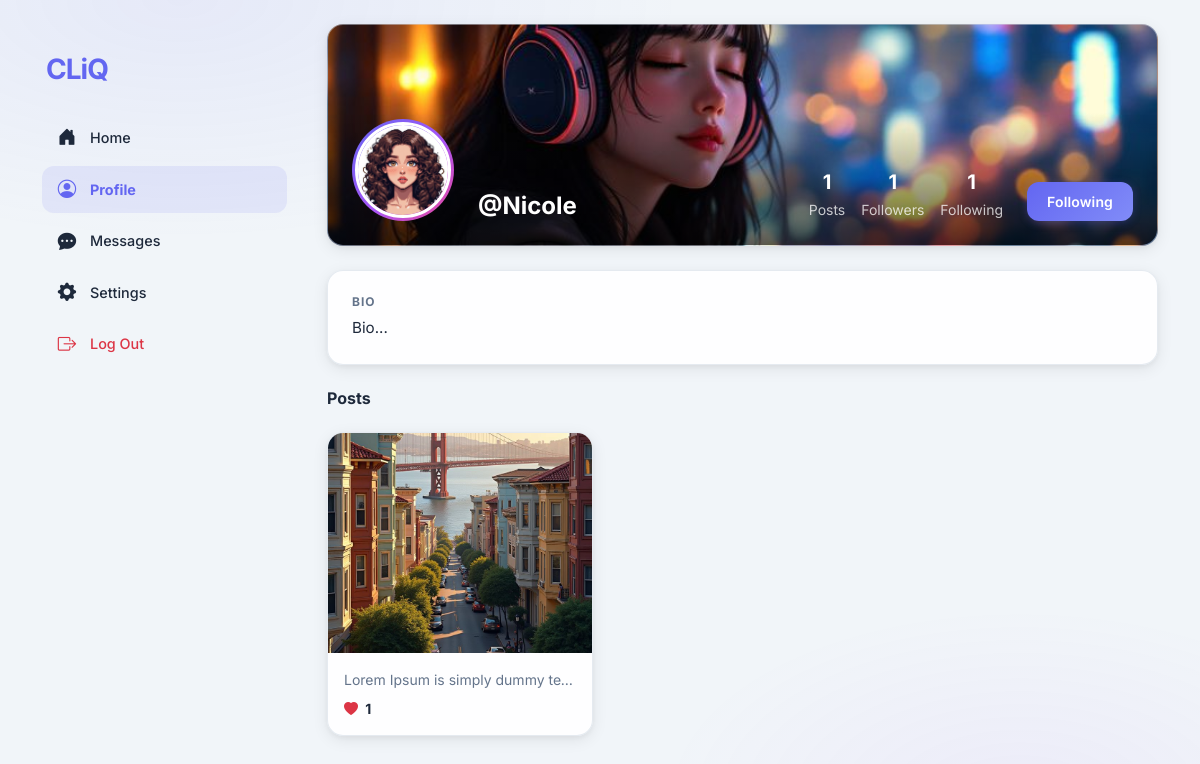
/profile/16 (signed in), run on the app's committed database.
### core/models.py (models this page shows, shortened)
class Users(AbstractUser):
    username = models.CharField(max_length=200, null=True ,unique=True)
    email = models.EmailField(unique=True,null=True)
    bio = models.TextField(null=True,default="Bio...")
    location = models.CharField(max_length=100,blank=True)
    avatar = models.ImageField(upload_to="profile_images", null=True,default="avatar.png")
    backgroundImage = models.ImageField(upload_to="background", null=True,default="windows-xp-wallpaper-bliss_T5gheWz.jpg")
    USERNAME_FIELD = 'username'
    REQUIRED_FIELDS = ['email']

class Post(models.Model):
    user = models.ForeignKey(Users, on_delete=models.SET_NULL, null=True)
    image = models.ImageField(upload_to="post_images")
    caption = models.TextField()
    created_at = models.DateTimeField(default=datetime.now)
    people_who_liked = models.ManyToManyField(Users,related_name='People_who_liked',blank=True)
    comments = models.ManyToManyField(CommentPost, related_name='comments', blank=True)
    class Meta:
        ordering = ['created_at']

### core/views.py (the view)
# urls.py: path('profile/<str:pk>', views.profile, name="profile"),
@login_required(login_url='signin')
def profile(request,pk):
    user_id = Users.objects.get(id=pk)
    user_posts = Post.objects.filter(user__id=pk).order_by("-created_at")
    likes = LikePost.objects.all()
    takip_ettiklerim = Follow.objects.filter(following=request.user).values_list('followed', flat=True)
    takip_ettiklerim_kullanicilar = Users.objects.filter(id__in=takip_ettiklerim)
    print(user_id,'asdad')
    print(takip_ettiklerim_kullanicilar)
    if user_id in takip_ettiklerim_kullanicilar:
        print('sadas')
    followed_count = user_id.followed.all().count()
    follow_filter = Follow.objects.filter(followed=user_id,following=request.user).first()
    following_counts = Follow.objects.filter(following=user_id).first()
    if following_counts == None:
        following_count = 0
    else:
        following_count = following_counts.followed.count()
    context = {
        'user_id':user_id,
        'follow_filter':follow_filter,
        'followed_count':followed_count,
        'following_count':following_count,
        'takip_ettiklerim_kullanicilar':takip_ettiklerim_kullanicilar,
        'user_posts':user_posts,
        'likes':likes
    }
    return render(request,'profile.html',context)

### templates/profile.html (shortened to what this page needs)
{% extends 'main.html' %}
{% block content %}
<div class="row g-0 g-lg-4">
  <div class="col-lg-3 d-none d-lg-flex flex-column">
    <div class="left-sidebar sticky-sidebar">
      <div class="sidebar-logo mb-4"><a href="{% url 'index' %}" class="text-decoration-none"><span class="fw-bold fs-3"
            style="color:var(--primary);letter-spacing:-1px;">CLiQ</span></a></div>
      <nav class="d-flex flex-column gap-1 mb-4">
        <a href="{% url 'index' %}" class="sidebar-nav-link"><i class="bi bi-house-door-fill"></i> Home</a>
        <a href="{% url 'profile' request.user.id %}" class="sidebar-nav-link active"><i
            class="bi bi-person-circle"></i> Profile</a>
        <a href="{% url 'chat' %}" class="sidebar-nav-link"><i class="bi bi-chat-dots-fill"></i> Messages</a>
        <a href="{% url 'settings' %}" class="sidebar-nav-link"><i class="bi bi-gear-fill"></i> Settings</a>
        <a href="{% url 'logout' %}" class="sidebar-nav-link text-danger"><i class="bi bi-box-arrow-right"></i> Log
          Out</a>
      </nav>
    </div>
  </div>
  <div class="col-lg-9">
    <div class="profile-banner modern-card mb-4"
      style="background-image:url('{{ user_id.backgroundImage.url }}');background-size:cover;background-position:center;min-height:220px;position:relative;">
      <div class="profile-banner-overlay d-flex align-items-end p-4"
        style="background:linear-gradient(to top, rgba(0,0,0,0.65) 0%, transparent 60%);min-height:220px;border-radius:var(--radius);">
        <div class="d-flex align-items-end gap-4 w-100 flex-wrap">
          <div class="avatar-ring-lg"><img src="{{ user_id.avatar.url }}" width="96" height="96" class="avatar-img-lg"
              alt="{{ user_id.username }}"></div>
          <div class="flex-grow-1 text-white">
            <h4 class="fw-bold m-0">@{{ user_id.username }}</h4>
          </div>
          <div class="d-flex gap-3 text-white text-center flex-wrap">
            <div>
              <div class="fw-bold fs-5">{{ user_posts.count }}</div><small class="opacity-75">Posts</small>
            </div>
            <div>
              <div class="fw-bold fs-5">{{ followed_count }}</div><small class="opacity-75">Followers</small>
            </div>
            <div>
              <div class="fw-bold fs-5">{{ following_count }}</div><small class="opacity-75">Following</small>
            </div>
          </div>
          {% if request.user.id != user_id.id %}
          <a href="{% url 'follow' user_id.id %}"
            class="btn {% if follow_filter %}btn-modern{% else %}btn-outline-modern{% endif %}"
            style="border-color:#fff; color:#fff;">
            {% if follow_filter %}
            Following
            {% else %}
            Follow
            {% endif %}
          </a>
          {% endif %}
        </div>
      </div>
    </div>
    {% if user_id in takip_ettiklerim_kullanicilar or request.user == user_id %}
    {% if user_id.bio %}
    <div class="modern-card p-4 mb-4">
      <h6 class="fw-bold text-muted mb-2" style="font-size:0.75rem;letter-spacing:0.08em;text-transform:uppercase;">Bio
      </h6>
      <p class="m-0" style="font-size:0.95rem;">{{ user_id.bio }}</p>
    </div>
    {% endif %}
    {% if request.user == user_id %}
    <div class="dropdown mb-2">
      <button class="btn btn-modern w-25 d-flex align-items-center justify-content-center gap-2" type="button"
        data-bs-toggle="dropdown" data-bs-auto-close="false">
        <i class="bi bi-plus-circle-fill"></i> New Post
      </button>
      <div class="dropdown-menu p-3 modern-card mt-2 shadow-lg" style="width:280px;border:none;">
        <h6 class="fw-bold mb-3">Create New Post</h6>
        <form action="{% url 'upload' %}" method="POST" enctype="multipart/form-data">
          {% csrf_token %}
          <div class="mb-3">
            <label for="image_upload" class="form-label d-block text-center p-3 rounded-3 position-relative"
              style="border:2px dashed #ccc;cursor:pointer;background-color:#f8f9fa;transition:0.3s;">
              <i class="bi bi-image fs-4 text-primary d-block mb-1"></i>
              <small class="text-muted">Click to upload image</small>
              <button type="button" class="btn btn-close position-absolute top-0 end-0 clear-image"
                style="display:none;"></button>
            </label>
            <input type="file" name="image_upload" id="image_upload" class="form-control form-control-sm rounded-3"
              style="display:none;" accept="image/*">
          </div>
          <div class="mb-3"><textarea name="caption" class="form-control rounded-3" rows="3"
              placeholder="Write a caption..."></textarea></div>
          <button type="submit" class="btn btn-modern w-100">Share</button>
        </form>
      </div>
    </div>
    {% else %}
    <h6 class="fw-bold mb-4">Posts</h6>
    {% endif %}
    <div class="row g-3">
      {% for user_post in user_posts %}
      <div class="col-md-6 col-lg-4">
        <div class="modern-card overflow-hidden" style="cursor:pointer;">
          {% if user_post.image %}<img src="{{ user_post.image.url }}" class="w-100"
            style="height:220px;object-fit:cover;" alt="post">
          {% endif %}
          <div class="p-3">
            <p class="small m-0 text-muted text-truncate">{{ user_post.caption }}</p>
            <div class="d-flex align-items-center justify-content-between mt-2">
              <span class="small fw-bold"><i class="bi bi-heart-fill text-danger me-1"></i>
                {{user_post.people_who_liked.all.count }}</span>
            </div>
          </div>
        </div>
      </div>
      {% endfor %}
    </div>
    {% endif %}
  </div>
</div>
{% endblock %}

### core/static/style.css (style rules this page uses)
:root { --primary: #6366f1; --primary-hover: #4f46e5; --primary-light: rgba(99, 102, 241, 0.10); --danger: #ef4444; --bg: #f1f5f9; --card: rgba(255, 255, 255, 0.88); --card-border: rgba(203, 213, 225, 0.5); --text: #1e293b; --text-muted: #64748b; --shadow-sm: 0 1px 3px rgba(0, 0, 0, 0.07); --shadow-md: 0 4px 16px rgba(0, 0, 0, 0.08), 0 2px 6px rgba(0, 0, 0, 0.05); --shadow-lg: 0 12px 32px rgba(0, 0, 0, 0.12); --radius: 16px; --radius-sm: 10px; --sidebar-w: 240px; }
*, *::before, *::after { box-sizing: border-box; margin: 0; padding: 0; }
body { font-family: 'Inter', system-ui, -apple-system, sans-serif; background: var(--bg); color: var(--text); -webkit-font-smoothing: antialiased; min-height: 100vh; }
body::before { content: ''; position: fixed; inset: 0; background: radial-gradient(ellipse 70% 50% at 15% 0%, rgba(99, 102, 241, 0.08) 0%, transparent 60%), radial-gradient(ellipse 50% 40% at 85% 100%, rgba(168, 85, 247, 0.06) 0%, transparent 60%); pointer-events: none; z-index: 0; }
.modern-card { background: var(--card); backdrop-filter: blur(14px); -webkit-backdrop-filter: blur(14px); border: 1px solid var(--card-border); border-radius: var(--radius); box-shadow: var(--shadow-md); transition: box-shadow 0.25s ease; overflow: hidden; }
.sticky-sidebar { position: sticky; top: 24px; }
.left-sidebar { padding: 24px 16px 24px 0; }
.sidebar-logo { padding: 0 4px; }
.sidebar-nav-link { display: flex; align-items: center; gap: 12px; padding: 10px 14px; border-radius: 12px; font-weight: 500; font-size: 0.9rem; color: var(--text); text-decoration: none; transition: background 0.18s ease, color 0.18s ease; }
.sidebar-nav-link i { font-size: 1.15rem; width: 22px; text-align: center; }
.sidebar-nav-link.active { background: var(--primary-light); color: var(--primary); font-weight: 700; }
.btn-modern { background: linear-gradient(135deg, var(--primary) 0%, #818cf8 100%); color: #fff !important; border: none; border-radius: 12px; padding: 9px 20px; font-weight: 600; font-size: 0.875rem; letter-spacing: 0.01em; transition: all 0.22s ease; box-shadow: 0 2px 8px rgba(99, 102, 241, 0.28); cursor: pointer; }
.bi-heart-fill.text-danger { animation: heartBeat 0.32s ease-out; }
.text-muted { color: var(--text-muted) !important; }

### templates/profile.html (style rules this page uses)
.avatar-ring-lg { padding: 3px; background: linear-gradient(135deg, #6366f1 0%, #a855f7 55%, #ec4899 100%); border-radius: 50%; display: inline-flex; }
.avatar-img-lg { border: 3px solid #fff; border-radius: 50%; object-fit: cover; display: block; }
.profile-banner { overflow: hidden; }

### data on the page
Users: backgroundImage (picture), avatar (picture), username "Nicole", bio "Bio..."
Post: image (picture), caption "Lorem Ipsum is simply dummy te…", people_who_liked.all.count "1"

### other printed values
{{ user_posts.count }} "1"
{{ followed_count }} "1"
{{ following_count }} "1"
